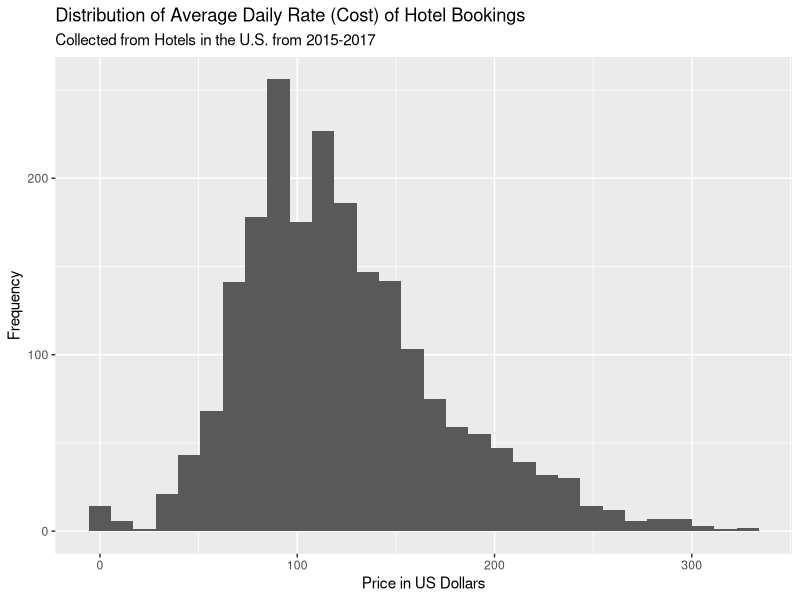
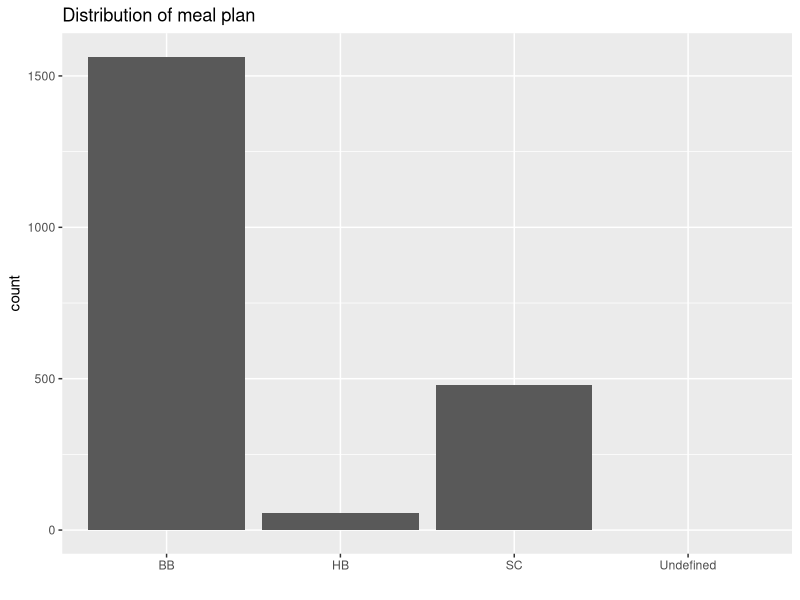
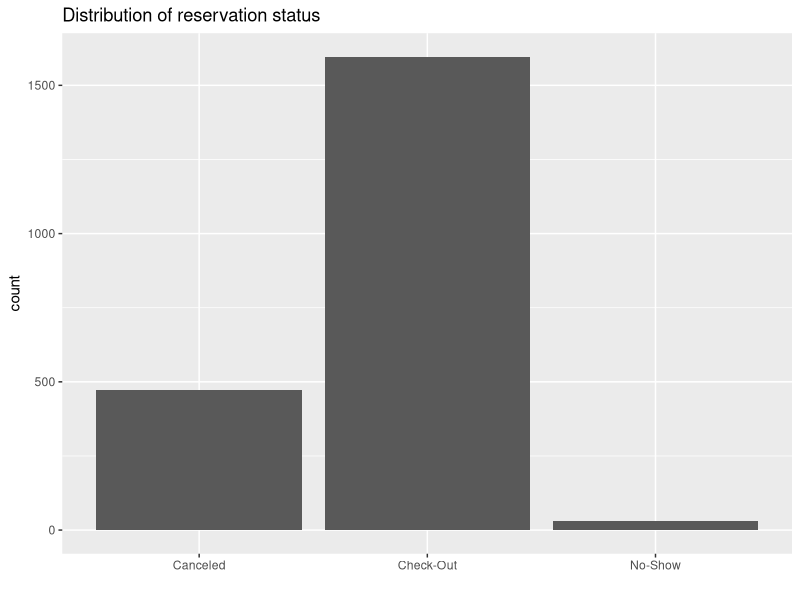
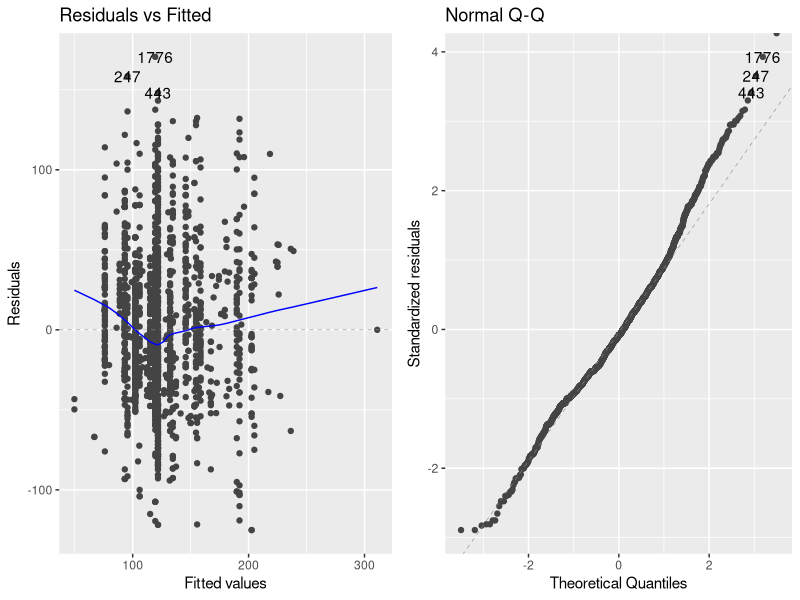
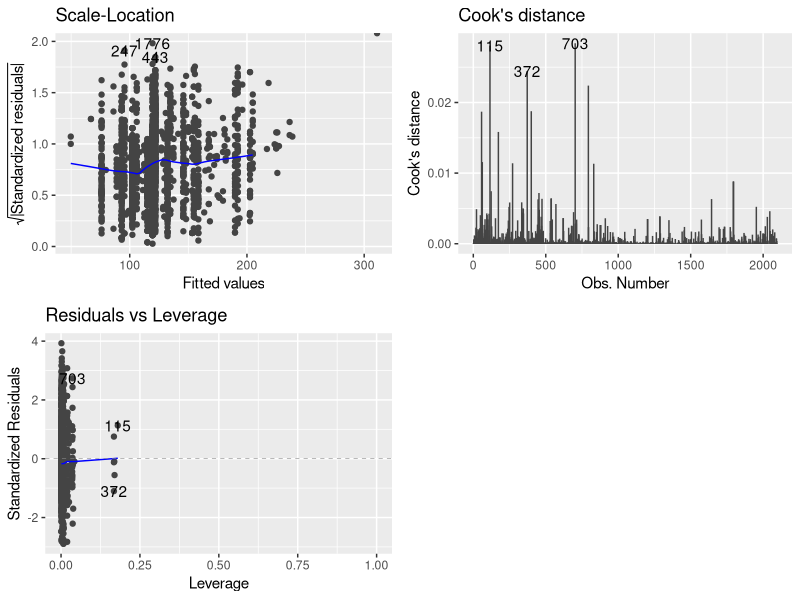
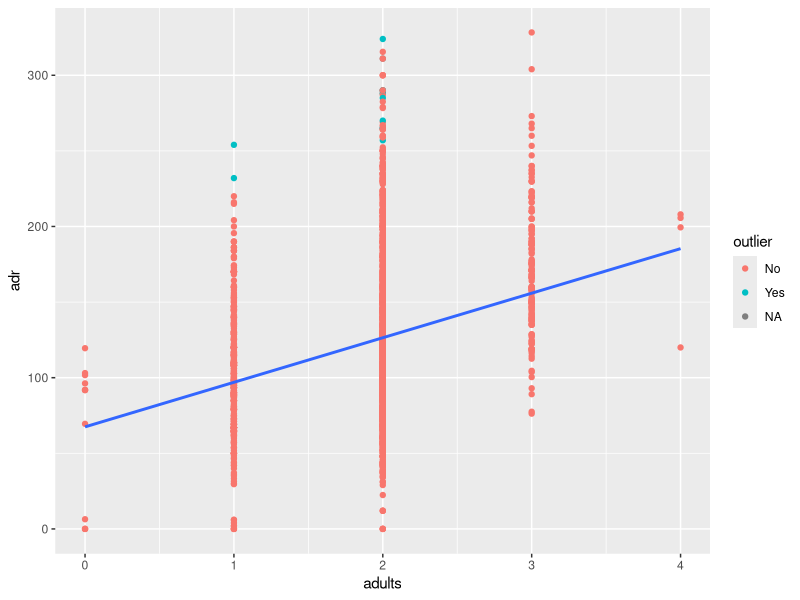

These figures' R source, in order:
## ---- chunk 1
knitr::opts_chunk$set(echo = TRUE)
## ---- chunk 2
library(tidyverse)
library(broom)
library(knitr)
library(ggfortify)
## ---- chunk 3
hotels <- read_csv("data/hotels_reduced.csv")
## ---- chunk 4
ggplot(data = hotels, aes(x = adr)) +
  geom_histogram() + 
  labs(x = "Price in US Dollars",
       y = "Frequency", 
       title = "Distribution of Average Daily Rate (Cost) of Hotel Bookings",
       subtitle = "Collected from Hotels in the U.S. from 2015-2017")

## ---- chunk 5
hotels %>%
    summarise(mean = mean(adr), 
              median = median(adr), 
              sd = sd(adr),
              min = min(adr),
              max = max(adr),
              iqr = IQR(adr))
## ---- chunk 6
num_adults <- sum(hotels$adults)
num_children <- sum(hotels$children)
num_babies <- sum(hotels$babies)

tb <- table(num_adults, num_children, num_babies)
kable(tb)
## ---- chunk 7
ggplot(data = hotels, aes(x = meal)) +
geom_bar() +
labs(title = "Distribution of meal plan",
x = "") 
## ---- chunk 8
hotels %>%
  group_by(meal) %>%
  summarise(n = n(), mean = mean(adr), sd = sd(adr)) %>%
  kable(digits = 3)
## ---- chunk 9
ggplot(data = hotels, aes(x = reservation_status)) +
geom_bar() +
labs(title = "Distribution of reservation status",
x = "") 
## ---- chunk 10
hotels %>%
  group_by(hotel) %>%
  summarise(n = n(), mean = mean(adr), sd = sd(adr)) %>%
  kable(digits = 3)
## ---- chunk 11
model <- lm(adr ~ adults + children + babies + hotel + meal + reservation_status, data = hotels)
#tidy(model, conf.int = TRUE) %>%
#kable(digits = 3)
## ---- chunk 12
# Residual + QQ Plots
autoplot(model, which = c(1,2))
## ---- chunk 13

## ---- chunk 14
autoplot(model, which = c(3, 4, 5))

#Leverage 
lev_threshold <- 2 * 2 / nrow(hotels) 
hotel_aug <- augment(model) 

hotel_aug %>%
filter(.hat > lev_threshold) %>% nrow()

# High Magnitude Residual 
hotel_aug %>%
filter(.std.resid < -3 | .std.resid > 3) %>% nrow()

# Influential Point 
hotel_aug %>%
filter(.cooksd > 1.0) %>% nrow()
 
## ---- chunk 15
hotel_aug <- hotel_aug %>%
mutate(outlier = if_else(.std.resid < -3 | .std.resid > 3, "Yes", "No"))

ggplot(hotel_aug, aes(x = adults, y = adr)) + geom_point(aes(color = outlier)) +
geom_smooth(method = "lm", se = FALSE)
